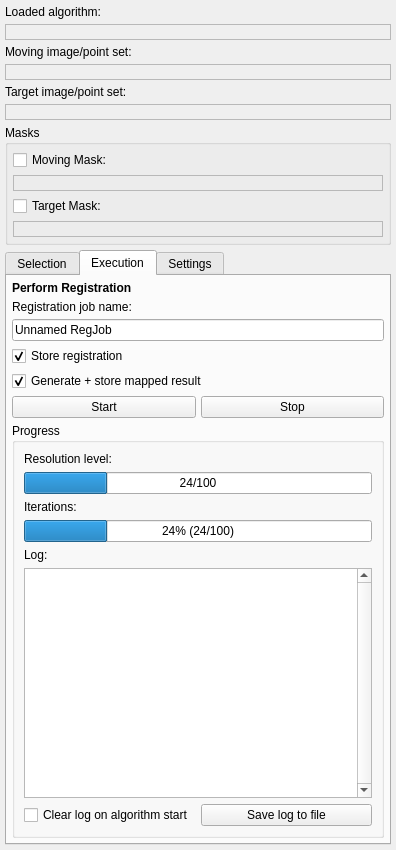
<?xml version="1.0" encoding="UTF-8"?>
<ui version="4.0">
 <class>MatchPointAdvancedControls</class>
 <widget class="QWidget" name="MatchPointAdvancedControls">
  <property name="geometry">
   <rect>
    <x>0</x>
    <y>0</y>
    <width>396</width>
    <height>850</height>
   </rect>
  </property>
  <layout class="QVBoxLayout" name="verticalLayout">
   <property name="spacing">
    <number>5</number>
   </property>
   <property name="margin">
    <number>5</number>
   </property>
   <item>
    <widget class="QLabel" name="label_4">
     <property name="text">
      <string>Loaded algorithm:</string>
     </property>
    </widget>
   </item>
   <item>
    <widget class="QLabel" name="m_lbLoadedAlgorithmName">
     <property name="maximumSize">
      <size>
       <width>400</width>
       <height>16777215</height>
      </size>
     </property>
     <property name="palette">
      <palette>
       <active>
        <colorrole role="Text">
         <brush brushstyle="SolidPattern">
          <color alpha="255">
           <red>0</red>
           <green>170</green>
           <blue>0</blue>
          </color>
         </brush>
        </colorrole>
       </active>
       <inactive>
        <colorrole role="Text">
         <brush brushstyle="SolidPattern">
          <color alpha="255">
           <red>0</red>
           <green>170</green>
           <blue>0</blue>
          </color>
         </brush>
        </colorrole>
       </inactive>
       <disabled>
        <colorrole role="Text">
         <brush brushstyle="SolidPattern">
          <color alpha="255">
           <red>159</red>
           <green>158</green>
           <blue>158</blue>
          </color>
         </brush>
        </colorrole>
       </disabled>
      </palette>
     </property>
     <property name="font">
      <font>
       <weight>75</weight>
       <bold>true</bold>
      </font>
     </property>
     <property name="frameShape">
      <enum>QFrame::StyledPanel</enum>
     </property>
     <property name="lineWidth">
      <number>2</number>
     </property>
     <property name="midLineWidth">
      <number>1</number>
     </property>
     <property name="text">
      <string/>
     </property>
    </widget>
   </item>
   <item>
    <widget class="QLabel" name="label_5">
     <property name="text">
      <string>Moving image/point set:</string>
     </property>
    </widget>
   </item>
   <item>
    <widget class="QLabel" name="m_lbMovingName">
     <property name="palette">
      <palette>
       <active>
        <colorrole role="Text">
         <brush brushstyle="SolidPattern">
          <color alpha="255">
           <red>0</red>
           <green>170</green>
           <blue>0</blue>
          </color>
         </brush>
        </colorrole>
       </active>
       <inactive>
        <colorrole role="Text">
         <brush brushstyle="SolidPattern">
          <color alpha="255">
           <red>0</red>
           <green>170</green>
           <blue>0</blue>
          </color>
         </brush>
        </colorrole>
       </inactive>
       <disabled>
        <colorrole role="Text">
         <brush brushstyle="SolidPattern">
          <color alpha="255">
           <red>159</red>
           <green>158</green>
           <blue>158</blue>
          </color>
         </brush>
        </colorrole>
       </disabled>
      </palette>
     </property>
     <property name="font">
      <font>
       <weight>75</weight>
       <bold>true</bold>
      </font>
     </property>
     <property name="frameShape">
      <enum>QFrame::StyledPanel</enum>
     </property>
     <property name="lineWidth">
      <number>2</number>
     </property>
     <property name="midLineWidth">
      <number>1</number>
     </property>
     <property name="text">
      <string/>
     </property>
    </widget>
   </item>
   <item>
    <widget class="QLabel" name="label_6">
     <property name="text">
      <string>Target image/point set:</string>
     </property>
    </widget>
   </item>
   <item>
    <widget class="QLabel" name="m_lbTargetName">
     <property name="palette">
      <palette>
       <active>
        <colorrole role="Text">
         <brush brushstyle="SolidPattern">
          <color alpha="255">
           <red>0</red>
           <green>170</green>
           <blue>0</blue>
          </color>
         </brush>
        </colorrole>
       </active>
       <inactive>
        <colorrole role="Text">
         <brush brushstyle="SolidPattern">
          <color alpha="255">
           <red>0</red>
           <green>170</green>
           <blue>0</blue>
          </color>
         </brush>
        </colorrole>
       </inactive>
       <disabled>
        <colorrole role="Text">
         <brush brushstyle="SolidPattern">
          <color alpha="255">
           <red>159</red>
           <green>158</green>
           <blue>158</blue>
          </color>
         </brush>
        </colorrole>
       </disabled>
      </palette>
     </property>
     <property name="font">
      <font>
       <weight>75</weight>
       <bold>true</bold>
      </font>
     </property>
     <property name="frameShape">
      <enum>QFrame::StyledPanel</enum>
     </property>
     <property name="lineWidth">
      <number>2</number>
     </property>
     <property name="midLineWidth">
      <number>1</number>
     </property>
     <property name="text">
      <string/>
     </property>
    </widget>
   </item>
   <item>
    <widget class="QGroupBox" name="groupMasks">
     <property name="title">
      <string>Masks</string>
     </property>
     <layout class="QVBoxLayout" name="verticalLayout_5">
      <property name="spacing">
       <number>5</number>
      </property>
      <property name="margin">
       <number>5</number>
      </property>
      <item>
       <widget class="QCheckBox" name="checkMovingMask">
        <property name="text">
         <string>Moving Mask:</string>
        </property>
       </widget>
      </item>
      <item>
       <widget class="QLabel" name="m_lbMovingMaskName">
        <property name="palette">
         <palette>
          <active>
           <colorrole role="Text">
            <brush brushstyle="SolidPattern">
             <color alpha="255">
              <red>0</red>
              <green>170</green>
              <blue>0</blue>
             </color>
            </brush>
           </colorrole>
          </active>
          <inactive>
           <colorrole role="Text">
            <brush brushstyle="SolidPattern">
             <color alpha="255">
              <red>0</red>
              <green>170</green>
              <blue>0</blue>
             </color>
            </brush>
           </colorrole>
          </inactive>
          <disabled>
           <colorrole role="Text">
            <brush brushstyle="SolidPattern">
             <color alpha="255">
              <red>159</red>
              <green>158</green>
              <blue>158</blue>
             </color>
            </brush>
           </colorrole>
          </disabled>
         </palette>
        </property>
        <property name="font">
         <font>
          <weight>75</weight>
          <bold>true</bold>
         </font>
        </property>
        <property name="frameShape">
         <enum>QFrame::StyledPanel</enum>
        </property>
        <property name="lineWidth">
         <number>2</number>
        </property>
        <property name="midLineWidth">
         <number>1</number>
        </property>
        <property name="text">
         <string/>
        </property>
       </widget>
      </item>
      <item>
       <widget class="QCheckBox" name="checkTargetMask">
        <property name="text">
         <string>Target Mask:</string>
        </property>
       </widget>
      </item>
      <item>
       <widget class="QLabel" name="m_lbTargetMaskName">
        <property name="palette">
         <palette>
          <active>
           <colorrole role="Text">
            <brush brushstyle="SolidPattern">
             <color alpha="255">
              <red>0</red>
              <green>170</green>
              <blue>0</blue>
             </color>
            </brush>
           </colorrole>
          </active>
          <inactive>
           <colorrole role="Text">
            <brush brushstyle="SolidPattern">
             <color alpha="255">
              <red>0</red>
              <green>170</green>
              <blue>0</blue>
             </color>
            </brush>
           </colorrole>
          </inactive>
          <disabled>
           <colorrole role="Text">
            <brush brushstyle="SolidPattern">
             <color alpha="255">
              <red>159</red>
              <green>158</green>
              <blue>158</blue>
             </color>
            </brush>
           </colorrole>
          </disabled>
         </palette>
        </property>
        <property name="font">
         <font>
          <weight>75</weight>
          <bold>true</bold>
         </font>
        </property>
        <property name="frameShape">
         <enum>QFrame::StyledPanel</enum>
        </property>
        <property name="lineWidth">
         <number>2</number>
        </property>
        <property name="midLineWidth">
         <number>1</number>
        </property>
        <property name="text">
         <string/>
        </property>
       </widget>
      </item>
     </layout>
    </widget>
   </item>
   <item>
    <widget class="QTabWidget" name="m_tabs">
     <property name="enabled">
      <bool>true</bool>
     </property>
     <property name="minimumSize">
      <size>
       <width>200</width>
       <height>0</height>
      </size>
     </property>
     <property name="currentIndex">
      <number>1</number>
     </property>
     <property name="documentMode">
      <bool>false</bool>
     </property>
     <property name="tabsClosable">
      <bool>false</bool>
     </property>
     <property name="movable">
      <bool>false</bool>
     </property>
     <widget class="QWidget" name="m_tabSelection">
      <attribute name="title">
       <string>Selection</string>
      </attribute>
      <layout class="QGridLayout" name="gridLayout_2">
       <property name="margin">
        <number>5</number>
       </property>
       <property name="spacing">
        <number>5</number>
       </property>
       <item row="0" column="0">
        <widget class="QLabel" name="label_Heading1">
         <property name="font">
          <font>
           <weight>75</weight>
           <bold>true</bold>
          </font>
         </property>
         <property name="text">
          <string>Load an algorithm</string>
         </property>
        </widget>
       </item>
       <item row="1" column="0">
        <widget class="QLabel" name="label_algo">
         <property name="text">
          <string>Algorithm browser selection:</string>
         </property>
        </widget>
       </item>
       <item row="3" column="0">
        <widget class="QPushButton" name="m_pbLoadSelected">
         <property name="text">
          <string>Load selected algorithm</string>
         </property>
        </widget>
       </item>
       <item row="4" column="0">
        <widget class="QLabel" name="label_algoInfo">
         <property name="enabled">
          <bool>true</bool>
         </property>
         <property name="autoFillBackground">
          <bool>false</bool>
         </property>
         <property name="text">
          <string>Selected algorithm information:</string>
         </property>
         <property name="wordWrap">
          <bool>true</bool>
         </property>
         <property name="margin">
          <number>0</number>
         </property>
         <property name="indent">
          <number>-1</number>
         </property>
        </widget>
       </item>
       <item row="5" column="0">
        <widget class="QmitkAlgorithmProfileViewer" name="m_teAlgorithmDetails" native="true"/>
       </item>
       <item row="2" column="0">
        <widget class="QLabel" name="m_lbSelectedAlgorithm">
         <property name="frameShape">
          <enum>QFrame::StyledPanel</enum>
         </property>
         <property name="lineWidth">
          <number>2</number>
         </property>
         <property name="midLineWidth">
          <number>1</number>
         </property>
         <property name="text">
          <string>TextLabel</string>
         </property>
        </widget>
       </item>
      </layout>
      <zorder>label_Heading1</zorder>
      <zorder>m_teAlgorithmDetails</zorder>
      <zorder>label_algo</zorder>
      <zorder>label_algoInfo</zorder>
      <zorder>m_pbLoadSelected</zorder>
      <zorder>m_lbSelectedAlgorithm</zorder>
     </widget>
     <widget class="QWidget" name="m_tabExecution">
      <attribute name="title">
       <string>Execution</string>
      </attribute>
      <layout class="QVBoxLayout" name="verticalLayout_2">
       <property name="spacing">
        <number>5</number>
       </property>
       <property name="margin">
        <number>5</number>
       </property>
       <item>
        <widget class="QLabel" name="label_Heading3">
         <property name="sizePolicy">
          <sizepolicy hsizetype="Preferred" vsizetype="Maximum">
           <horstretch>0</horstretch>
           <verstretch>0</verstretch>
          </sizepolicy>
         </property>
         <property name="font">
          <font>
           <weight>75</weight>
           <bold>true</bold>
          </font>
         </property>
         <property name="text">
          <string>Perform Registration</string>
         </property>
        </widget>
       </item>
       <item>
        <widget class="QLabel" name="label_9">
         <property name="text">
          <string>Registration job name:</string>
         </property>
        </widget>
       </item>
       <item>
        <widget class="QLineEdit" name="m_leRegJobName">
         <property name="toolTip">
          <string>Name of the resulting mapped image</string>
         </property>
         <property name="text">
          <string>Unnamed RegJob</string>
         </property>
        </widget>
       </item>
       <item>
        <widget class="QCheckBox" name="m_checkStoreReg">
         <property name="text">
          <string>Store registration</string>
         </property>
         <property name="checked">
          <bool>true</bool>
         </property>
        </widget>
       </item>
       <item>
        <widget class="QCheckBox" name="m_checkMapEntity">
         <property name="text">
          <string>Generate + store mapped result</string>
         </property>
         <property name="checked">
          <bool>true</bool>
         </property>
        </widget>
       </item>
       <item>
        <layout class="QHBoxLayout" name="horizontalLayout_5">
         <item>
          <widget class="QPushButton" name="m_pbStartReg">
           <property name="text">
            <string>Start</string>
           </property>
          </widget>
         </item>
         <item>
          <widget class="QPushButton" name="m_pbStopReg">
           <property name="text">
            <string>Stop</string>
           </property>
          </widget>
         </item>
        </layout>
       </item>
       <item>
        <widget class="QGroupBox" name="groupBox">
         <property name="sizePolicy">
          <sizepolicy hsizetype="Preferred" vsizetype="MinimumExpanding">
           <horstretch>0</horstretch>
           <verstretch>0</verstretch>
          </sizepolicy>
         </property>
         <property name="title">
          <string>Progress</string>
         </property>
         <property name="flat">
          <bool>false</bool>
         </property>
         <layout class="QVBoxLayout" name="verticalLayout_3">
          <item>
           <widget class="QLabel" name="m_lbProgBarLevel">
            <property name="text">
             <string>Resolution level:</string>
            </property>
           </widget>
          </item>
          <item>
           <widget class="QProgressBar" name="m_progBarLevel">
            <property name="maximum">
             <number>100</number>
            </property>
            <property name="value">
             <number>24</number>
            </property>
            <property name="invertedAppearance">
             <bool>false</bool>
            </property>
            <property name="format">
             <string>%v/%m</string>
            </property>
           </widget>
          </item>
          <item>
           <widget class="QLabel" name="m_lbProgBarIteration">
            <property name="text">
             <string>Iterations:</string>
            </property>
           </widget>
          </item>
          <item>
           <widget class="QProgressBar" name="m_progBarIteration">
            <property name="maximum">
             <number>100</number>
            </property>
            <property name="value">
             <number>24</number>
            </property>
            <property name="invertedAppearance">
             <bool>false</bool>
            </property>
            <property name="format">
             <string>%p% (%v/%m)</string>
            </property>
           </widget>
          </item>
          <item>
           <widget class="QLabel" name="label_log">
            <property name="text">
             <string>Log:</string>
            </property>
           </widget>
          </item>
          <item>
           <widget class="QTextEdit" name="m_teLog">
            <property name="sizePolicy">
             <sizepolicy hsizetype="Expanding" vsizetype="Expanding">
              <horstretch>0</horstretch>
              <verstretch>0</verstretch>
             </sizepolicy>
            </property>
            <property name="font">
             <font>
              <pointsize>9</pointsize>
             </font>
            </property>
            <property name="verticalScrollBarPolicy">
             <enum>Qt::ScrollBarAlwaysOn</enum>
            </property>
            <property name="tabChangesFocus">
             <bool>true</bool>
            </property>
            <property name="lineWrapMode">
             <enum>QTextEdit::NoWrap</enum>
            </property>
            <property name="readOnly">
             <bool>true</bool>
            </property>
           </widget>
          </item>
          <item>
           <layout class="QHBoxLayout" name="horizontalLayout">
            <item>
             <widget class="QCheckBox" name="m_checkClearLog">
              <property name="text">
               <string>Clear log on algorithm start</string>
              </property>
             </widget>
            </item>
            <item>
             <widget class="QPushButton" name="m_pbSaveLog">
              <property name="text">
               <string>Save log to file</string>
              </property>
             </widget>
            </item>
           </layout>
          </item>
         </layout>
        </widget>
       </item>
      </layout>
     </widget>
     <widget class="QWidget" name="m_tabSettings">
      <attribute name="title">
       <string>Settings</string>
      </attribute>
      <layout class="QVBoxLayout" name="verticalLayout_4">
       <property name="spacing">
        <number>5</number>
       </property>
       <property name="margin">
        <number>5</number>
       </property>
       <item>
        <widget class="QLabel" name="label_Heading2">
         <property name="font">
          <font>
           <weight>75</weight>
           <bold>true</bold>
          </font>
         </property>
         <property name="text">
          <string>Configure algorithm parameters</string>
         </property>
        </widget>
       </item>
       <item>
        <widget class="QmitkAlgorithmSettingsConfig" name="m_AlgoConfigurator" native="true">
         <property name="sizePolicy">
          <sizepolicy hsizetype="MinimumExpanding" vsizetype="MinimumExpanding">
           <horstretch>0</horstretch>
           <verstretch>0</verstretch>
          </sizepolicy>
         </property>
         <property name="minimumSize">
          <size>
           <width>250</width>
           <height>0</height>
          </size>
         </property>
        </widget>
       </item>
      </layout>
     </widget>
    </widget>
   </item>
  </layout>
 </widget>
 <customwidgets>
  <customwidget>
   <class>QmitkAlgorithmProfileViewer</class>
   <extends>QWidget</extends>
   <header>QmitkAlgorithmProfileViewer.h</header>
  </customwidget>
  <customwidget>
   <class>QmitkAlgorithmSettingsConfig</class>
   <extends>QWidget</extends>
   <header>QmitkAlgorithmSettingsConfig.h</header>
  </customwidget>
 </customwidgets>
 <resources/>
 <connections/>
 <designerdata>
  <property name="gridDeltaX">
   <number>5</number>
  </property>
  <property name="gridDeltaY">
   <number>5</number>
  </property>
  <property name="gridSnapX">
   <bool>true</bool>
  </property>
  <property name="gridSnapY">
   <bool>true</bool>
  </property>
  <property name="gridVisible">
   <bool>true</bool>
  </property>
 </designerdata>
</ui>
